Frame 1 (no input): blank canvas, image omitted
Frame 60 (the mouse pressed at the canvas centre just before this capture): blank canvas, image omitted
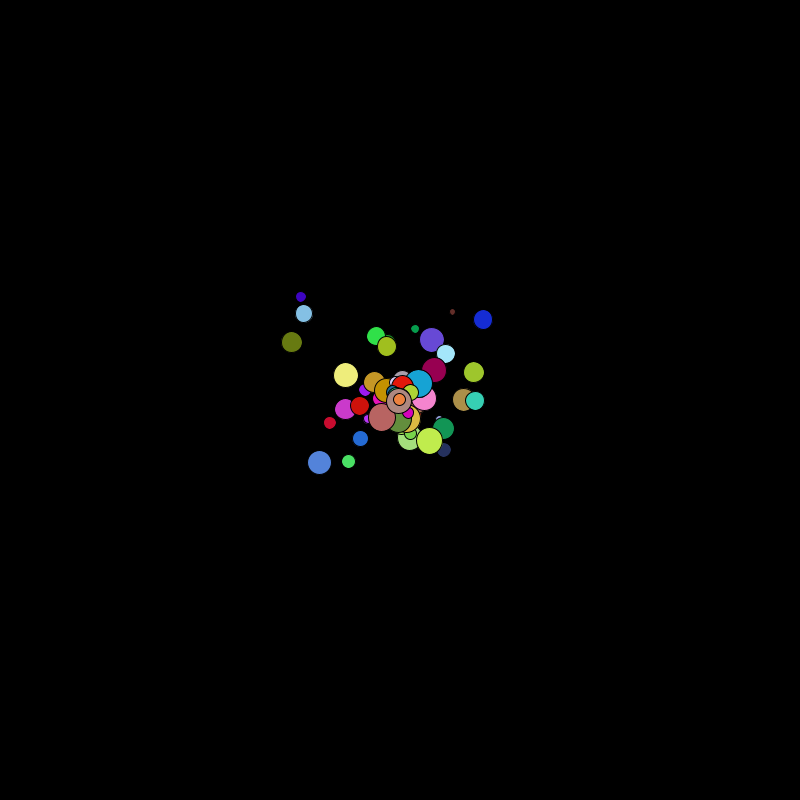
Frame 120 (the mouse held since frame 60 and released just before this capture)

The Processing sketch whose frames 1 and 60 were blank and that drew this single picture after the mouse press (run headless with seeded random() and noise(); from frame 60 on, the mouse is pressed at the canvas centre):

// Processing sketch: objects
// ── objects.pde
ArrayList<Star> stars;

void setup() {
  size(800, 800);
  stars = new ArrayList<Star>();
}


void draw() {
  background(0);

  for (int i = 0; i < stars.size(); i++) {
    Star star = stars.get(i);
    star.run();
    println(stars.size());

    if (star.isDead()) {
      stars.remove(i);
    }
  }

  if (mousePressed) {
    PVector currentPos = new PVector(mouseX, mouseY);
    PVector randomVelocity = new PVector(random(-2, 2), random(-2, 2));
    color randomColor = color(random(0, 255), random(0, 255), random(0, 255));
    Star newStar = new Star(randomColor, currentPos, randomVelocity);
    stars.add(newStar);
  }
}

// ── star.pde
class Star {

  color col;

  float size;

  PVector position;
  PVector velocity;

  Star(color _col, PVector _pos, PVector _vel) {
    col = _col;
    position = _pos;
    velocity = _vel;

    size = random(10, 30);
  }

  void run() {
    update();
    render();
  }

  void render() {
    fill(col);
    ellipse(position.x, position.y, size, size);
  }

  void update() {
    position.add(velocity);

    if (position.x < size / 2) {
      position.x = size / 2;
      velocity.x = velocity.x * (-1);
    }
    if (position.x > width - (size / 2)) {
      position.x = width - (size / 2);
      velocity.x = velocity.x * (-1);
    }
    if (position.y > height - (size / 2)) {
      position.y = height - (size / 2);
      velocity.y = velocity.y * (-1);
    }
    if (position.y < size / 2) {
      position.y = size / 2;
      velocity.y = velocity.y * (-1);
    }

    size = size - 0.1;
  }

  boolean isDead() {
    if (size <= 0) {
      return true;
    } else {
      return false;
    }
  }
}
